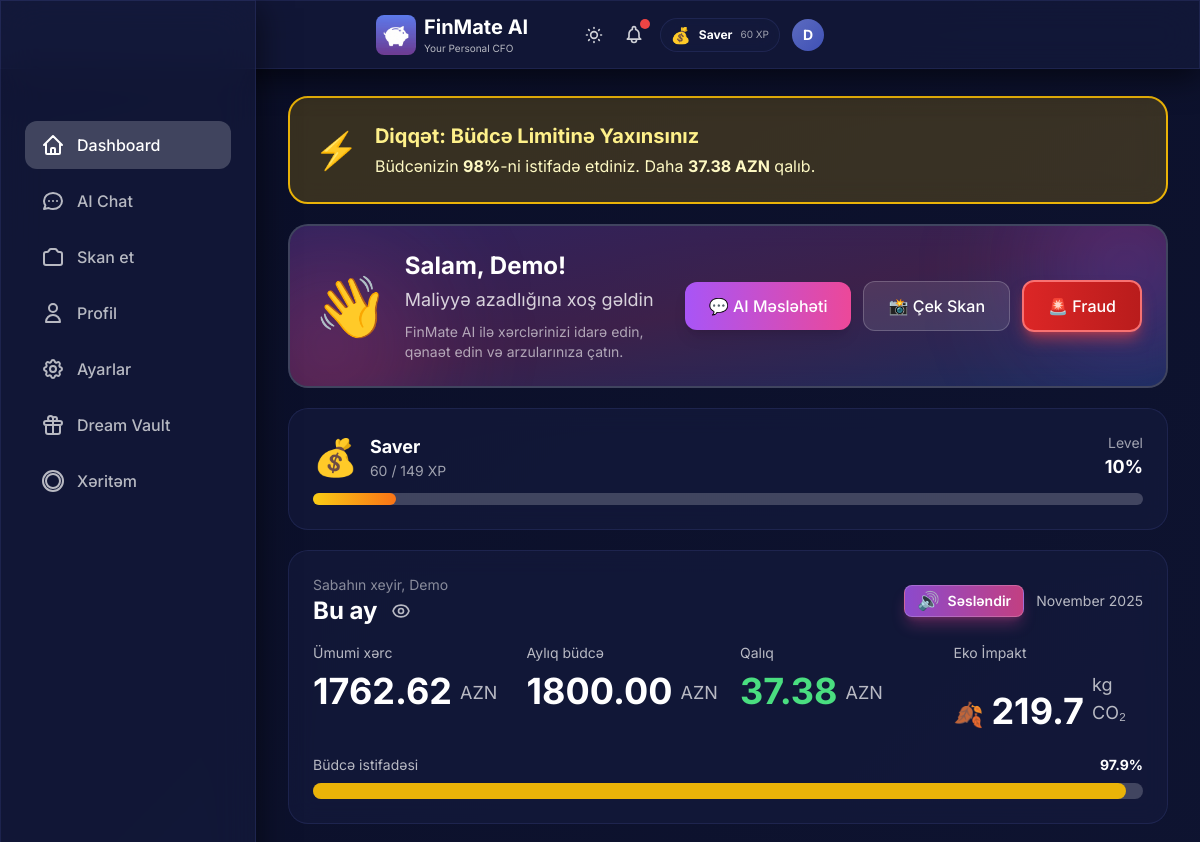
Before: / (signed in, upper part) with the older database file.
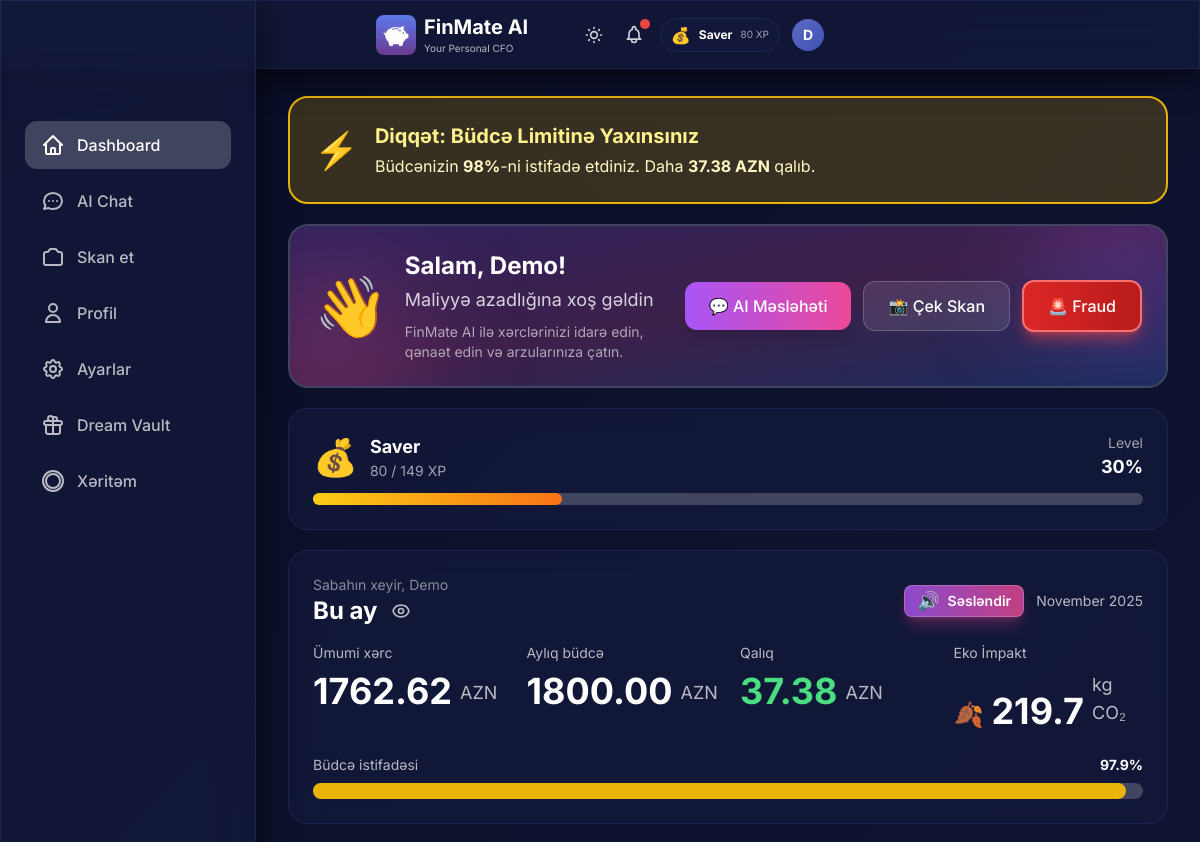
After: the same page with the newer database file.
### models.py (models this page shows, shortened)
class User(Base):
    __tablename__ = "users"
    id = Column(Integer, primary_key=True, index=True)
    username = Column(String, unique=True, index=True, nullable=False)
    password_hash = Column(String, nullable=True)  # Hashed password (nullable for demo user)
    monthly_budget = Column(Float, default=1000.0)
    xp_points = Column(Integer, default=0)
    level_title = Column(String, default="Rookie")
    preferred_language = Column(String, default="az")  # az, en, ru
    voice_enabled = Column(Boolean, default=True)
    daily_budget_limit = Column(Float, nullable=True)
    currency = Column(String, default="AZN")  # Display/Base currency
    personality_mode = Column(String, default="normal")  # normal, mom, strict
    is_premium = Column(Boolean, default=False)  # Premium subscription status
    readability_mode = Column(Boolean, default=False)  # Accessibility mode for vision-impaired users
    ai_name = Column(String, default="FinMate")  # Customizable AI name
    ai_attitude = Column(String, default="Professional")  # Strict, Funny, Sarcastic, Supportive
    ai_style = Column(String, default="Formal")  # Slang, Shakespearean, Dialect, Short
    ai_persona_mode = Column(String, default="Auto")  # Auto (behavioral profiling) or Manual
    login_streak = Column(Integer, default=0)
    last_login_date = Column(Date, nullable=True)
    created_at = Column(DateTime, default=datetime.utcnow)
    expenses = relationship("Expense", back_populates="user", cascade="all, delete-orphan")
    chat_messages = relationship("ChatMessage", back_populates="user", cascade="all, delete-orphan")
    xp_logs = relationship("XPLog", back_populates="user", cascade="all, delete-orphan")
    dreams = relationship("Dream", back_populates="user", cascade="all, delete-orphan")

### main.py (the view)
@app.get("/", response_class=HTMLResponse)
async def dashboard(request: Request, db: Session = Depends(get_db)):
    user = get_current_user(request, db)
    if not user:
        return RedirectResponse(url="/login", status_code=303)
    hour = datetime.now().hour
    if hour < 12:
        greeting = "Sabahın xeyir"
    elif hour < 18:
        greeting = "Günün aydın"
    else:
        greeting = "Axşamın xeyir"
    today = date_type.today()
    if user.last_login_date != today:
        if user.last_login_date == today - timedelta(days=1):
            user.login_streak += 1
            gamification.award_xp(user, "daily_login", db)
        else:
            user.login_streak = 1
        user.last_login_date = today
        db.commit()
    now = datetime.utcnow()
    month_start = datetime(now.year, now.month, 1)
    expenses = db.query(Expense).filter(
        Expense.user_id == user.id,
        Expense.date >= month_start
    ).all()
    total_spending = sum(exp.amount for exp in expenses)
    category_data = {}
    for exp in expenses:
        if exp.category not in category_data:
            category_data[exp.category] = 0
        category_data[exp.category] += exp.amount
    recent_expenses = db.query(Expense).filter(
        Expense.user_id == user.id
    ).order_by(Expense.created_at.desc()).limit(10).all()
    budget_percentage = (total_spending / user.monthly_budget * 100) if user.monthly_budget > 0 else 0
    daily_limit_alert = None
    if user.daily_budget_limit:
        today = date_type.today()
        today_expenses = db.query(Expense).filter(
            Expense.user_id == user.id,
            Expense.date >= today,
            Expense.date < today + timedelta(days=1)
        ).all()
        today_total = sum(exp.amount for exp in today_expenses)
        if today_total > user.daily_budget_limit:
            daily_limit_alert = {
                "exceeded": True,
                "today_spending": today_total,
                "limit": user.daily_budget_limit,
                "over_by": today_total - user.daily_budget_limit
            }
        elif today_total >= user.daily_budget_limit * 0.9:
            daily_limit_alert = {
                "exceeded": False,
                "warning": True,
                "today_spending": today_total,
                "limit": user.daily_budget_limit,
                "remaining": user.daily_budget_limit - today_total
            }
    level_info = gamification.get_level_info(user.xp_points)
    forecast = forecast_service.get_forecast(user.id, db)
    wishes = db.query(Wish).filter(Wish.user_id == user.id).order_by(Wish.created_at.desc()).limit(10).all()
    eco_score = calculate_eco_score(expenses)
    eco_breakdown = calculate_eco_breakdown(category_data)
    eco_tip = get_eco_tip(eco_breakdown)
    dream_goal = 2999.0  # PS5 price
    dream_saved = 450.0  # Demo data - in production, store in DB
    dream_progress = (dream_saved / dream_goal) * 100
    dream_blur = max(0, 20 - (dream_progress / 100 * 20))  # 20px at 0%, 0px at 100%
    from local_gems import find_local_gems, format_gem_suggestion
    local_gems_suggestions = []
    expensive_merchants = ["Starbucks", "McDonald's", "KFC", "Papa John's", "Kino", "Cinema"]
    for expense in recent_expenses[:5]:  # Check last 5 expenses
        merchant = expense.merchant
        amount = expense.amount
        is_expensive = any(exp_merchant.lower() in merchant.lower() for exp_merchant in expensive_merchants)
        avg_amount = total_spending / len(expenses) if expenses else 0
        is_above_avg = amount > avg_amount * 1.5 if avg_amount > 0 else False
        if is_expensive or is_above_avg:
            alternatives = find_local_gems(merchant, amount, expense.category)
            if alternatives:
                gem_text = format_gem_suggestion(merchant, amount, alternatives)
                if gem_text:
                    local_gems_suggestions.append({
                        "merchant": merchant,
                        "amount": amount,
                        "category": expense.category,
                        "suggestions": gem_text,
                        "alternatives": alternatives[:2]  # Top 2 alternatives
                    })
    local_gems_suggestions = local_gems_suggestions[:3]
    return templates.TemplateResponse("dashboard.html", {
        "request": request,
        "user": user,
        "total_spending": total_spending,
        "budget_percentage": budget_percentage,
        "category_data": category_data,
        "recent_expenses": recent_expenses,
        "daily_limit_alert": daily_limit_alert,
        "level_info": level_info,
        "forecast": forecast,
        "wishes": wishes,
        "min": min,
        "float": float,
        "now": now,
        "greeting": greeting,
        "eco_score": eco_score,
        "eco_breakdown": eco_breakdown,
        "eco_tip": eco_tip,
        "dream_goal": dream_goal,
        "dream_saved": dream_saved,
        "dream_progress": dream_progress,
        "dream_blur": dream_blur,
        "local_gems": local_gems_suggestions,
        "daily_limit_alert": daily_limit_alert
    })

### templates/dashboard.html (shortened to what the changed rows need)
{% extends "base.html" %}
{% block content %}
<div class="dashboard-grid px-2 sm:px-4 pb-24 sm:pb-32">
    {% if budget_percentage >= 100 %}
    <div class="glass-card p-4 sm:p-6 slide-up border-2 border-red-500 bg-red-500/20" style="grid-column: span 12;">
        <div class="flex items-center gap-3 sm:gap-4">
            <div class="text-3xl sm:text-5xl flex-shrink-0">⚠️</div>
            <div class="flex-1 min-w-0">
                <h3 class="text-lg sm:text-2xl font-bold text-red-200 mb-1">Büdcə Aşıldı!</h3>
                <p class="text-sm sm:text-base text-red-100">
                    Bu ay <strong class="incognito-hidden">{{ "%.2f"|format(total_spending - user.monthly_budget) }}
                        AZN</strong> artıq
                    xərclədiniz.
                    Xərclərinizi azaltmağı tövsiyə edirik.
                </p>
            </div>
            <div class="text-right flex-shrink-0">
                <p class="text-red-200 text-xs sm:text-sm">Büdcə</p>
                <p class="text-xl sm:text-3xl font-bold text-red-100 incognito-hidden">{{
                    "%.0f"|format(budget_percentage) }}%</p>
            </div>
        </div>
    </div>
    {% elif budget_percentage >= 80 %}
    <div class="glass-card p-4 sm:p-6 slide-up border-2 border-yellow-500 bg-yellow-500/20"
        style="grid-column: span 12;">
        <div class="flex items-center gap-3 sm:gap-4">
            <div class="text-3xl sm:text-4xl flex-shrink-0">⚡</div>
            <div class="flex-1 min-w-0">
                <h3 class="text-base sm:text-xl font-bold text-yellow-200 mb-1">Diqqət: Büdcə Limitinə Yaxınsınız</h3>
                <p class="text-sm sm:text-base text-yellow-100">
                    Büdcənizin <strong class="incognito-hidden">{{ "%.0f"|format(budget_percentage) }}%</strong>-ni
                    istifadə etdiniz.
                    Daha <strong class="incognito-hidden">{{ "%.2f"|format(user.monthly_budget - total_spending) }}
                        AZN</strong> qalıb.
                </p>
            </div>
        </div>
    </div>
    {% endif %}
    <div class="glass-card p-4 sm:p-6 slide-up border-2 border-white/20 relative overflow-hidden"
        style="grid-column: span 12; animation-delay: 0.02s;">
        <div class="relative z-10 flex flex-col sm:flex-row items-start sm:items-center gap-3 sm:gap-4">
            <div class="flex-1 min-w-0">
                <h2 class="text-xl sm:text-2xl font-bold text-white mb-1">
                    Salam, {{ user.username.capitalize() }}!
                </h2>
                <p class="text-white/80 text-base sm:text-lg">
                    Maliyyə azadlığına xoş gəldin
                </p>
                <p class="text-white/60 text-xs sm:text-sm mt-2">
                    FinMate AI ilə xərclərinizi idarə edin, qənaət edin və arzularınıza çatın.
                </p>
            </div>
        </div>
    </div>
    {% if level_info %}
    <div class="glass-card p-4 sm:p-6 slide-up" style="grid-column: span 12; animation-delay: 0.05s;">
        <div class="flex items-center justify-between mb-3 gap-2">
            <div class="flex items-center gap-2 sm:gap-3 flex-1 min-w-0">
                <span class="text-3xl sm:text-4xl flex-shrink-0">{{ level_info.emoji }}</span>
                <div class="min-w-0 flex-1">
                    <h3 class="text-base sm:text-lg font-bold text-white truncate">{{ level_info.title }}</h3>
                    <p class="text-xs sm:text-sm text-white/60 truncate" id="xp-text">{{ user.xp_points }} / {{
                        level_info.max_xp if
                        level_info.max_xp != float('inf') else '∞' }} XP</p>
                </div>
            </div>
            <div class="text-right flex-shrink-0">
                <p class="text-xs sm:text-sm text-white/60">Level {{ level_info.level }}</p>
                <p class="text-base sm:text-lg font-bold text-white">{{ "%.0f"|format(level_info.progress_percentage)
                    }}%</p>
            </div>
        </div>
        <div class="w-full bg-white/20 rounded-full h-2 sm:h-3">
            <div id="xp-progress-bar"
                class="h-2 sm:h-3 rounded-full bg-gradient-to-r from-yellow-400 to-orange-500 transition-all duration-500"
                style="width: {{ level_info.progress_percentage }}%"></div>
        </div>
    </div>
    {% endif %}
    <div class="glass-card p-4 sm:p-6 slide-up" style="grid-column: span 12; animation-delay: 0.05s;">
        <div class="flex flex-col sm:flex-row items-start sm:items-center justify-between mb-4 gap-2">
            <div class="flex-1 min-w-0">
                <p class="text-xs sm:text-sm text-white/50">{{ greeting }}, {{ user.username.capitalize() }}</p>
                <h2 class="text-xl sm:text-2xl font-bold text-white flex items-center gap-2">
                    Bu ay
                    <button id="incognito-toggle-btn"
                        onclick="if(typeof toggleIncognitoQuick === 'function') { toggleIncognitoQuick(); } else { console.error('toggleIncognitoQuick not found'); }"
                        class="p-1 sm:p-1.5 rounded-lg hover:bg-white/10 transition-all duration-200 text-white/70 hover:text-white flex-shrink-0 cursor-pointer"
                        style="transition: all 0.2s ease;" title="Xərc məbləğlərini göstər/gizlət">
                    </button>
                </h2>
            </div>
        </div>
        <div class="grid grid-cols-2 sm:grid-cols-4 gap-3 sm:gap-6">
            <div>
                <div class="flex items-end gap-1 sm:gap-2">
                    <span id="stat-budget" class="text-2xl sm:text-4xl font-bold text-white incognito-hidden"
                        data-value="{{ user.monthly_budget }}" data-initial="{{ " %.2f"|format(user.monthly_budget)
                        }}">{{ "%.2f"|format(user.monthly_budget)
                        }}</span>
                    <span class="text-sm sm:text-lg text-white/70 mb-0.5 sm:mb-1">AZN</span>
                </div>
            </div>
            <div>
                <div class="flex items-end gap-1 sm:gap-2">
                    <span id="stat-remaining"
                        class="text-2xl sm:text-4xl font-bold {% if (user.monthly_budget - total_spending) < 0 %}text-red-400{% else %}text-green-400{% endif %} incognito-hidden"
                        data-value="{{ user.monthly_budget - total_spending }}" data-initial="{{ "
                        %.2f"|format(user.monthly_budget - total_spending) }}">
                        {{ "%.2f"|format(user.monthly_budget - total_spending) }}
                    </span>
                    <span class="text-sm sm:text-lg text-white/70 mb-0.5 sm:mb-1">AZN</span>
                </div>
            </div>
        </div>
    </div>
</div>
                {% set spending_ratio = (total_spending / user.monthly_budget * 100) if user.monthly_budget > 0 else
                0
                %}
                {% set spending_ratio = (total_spending / user.monthly_budget * 100) if user.monthly_budget > 0 else
                0
                %}
{% endblock %}

### templates/base.html (shortened to what the changed rows need)
<!DOCTYPE html>
<html lang="en" data-theme="dark">
<head>
    <link href="https://cdn.jsdelivr.net/npm/daisyui@4.4.19/dist/full.min.css" rel="stylesheet" type="text/css" />
    <script src="https://cdn.tailwindcss.com"></script>
    <script src="/static/js/tailwind-config.js"></script>
    <link rel="stylesheet" href="/static/css/base.css">
</head>
<body>
    <div class="glass fixed top-0 left-0 right-0 z-40 px-2 sm:px-4 py-2 sm:py-3">
        <div class="flex items-center justify-between max-w-md mx-auto">
            <div class="min-w-0 flex-1 flex items-center gap-2">
                <div class="min-w-0">
                    <h1 class="text-lg sm:text-xl font-bold text-white truncate">FinMate AI</h1>
                </div>
            </div>
            <div class="flex items-center gap-2 sm:gap-3 relative flex-shrink-0">
                {% if user and user.xp_points is defined %}
                <div
                    class="hidden sm:flex items-center gap-1.5 sm:gap-2 glass-card px-2 sm:px-2.5 py-0.5 sm:py-1 rounded-full">
                    <span class="text-sm sm:text-base">{% if user.level_title == 'Rookie' %}🌱{% elif user.level_title
                        == 'Saver'
                        %}💰{% elif user.level_title == 'Analyst' %}📊{% elif user.level_title == 'Manager' %}🎯{%
                        elif
                        user.level_title == 'CFO' %}👑{% else %}⭐{% endif %}</span>
                    <span class="text-[10px] sm:text-xs font-bold text-white hidden md:inline">{{ user.level_title
                        }}</span>
                    <span class="text-[9px] sm:text-[10px] text-white/60">{{ user.xp_points }} XP</span>
                </div>
                {% endif %}
                <div class="relative flex-shrink-0 group">
                    <button type="button" id="profile-dropdown-btn" class="relative focus:outline-none">
                        <div id="user-avatar"
                            class="w-7 h-7 sm:w-8 sm:h-8 rounded-full flex items-center justify-center text-white font-bold text-xs sm:text-sm transition-all duration-400 group-hover:scale-110 hover:scale-110"
                            style="background: linear-gradient(135deg, var(--accent-primary), var(--accent-secondary));">
                            {{ user.username[0].upper() if user else 'D' }}
                        </div>
                    </button>
                </div>
            </div>
        </div>
    </div>
    <div class="pt-24 pb-8 px-4">
        <div class="w-full lg:max-w-7xl mx-auto">
            {% block content %}{% endblock %}
        </div>
    </div>
</body>
</html>
</html>

Changed rows visible on the page:
changed User "Demo": xp_points "60" → "80"
Other visible differences:
{{ "%.0f"|format(level_info.progress_percentage) }}: "10" → "30"
{{ level_info.progress_percentage }}: 10.0 → 30.0 (drawn)
